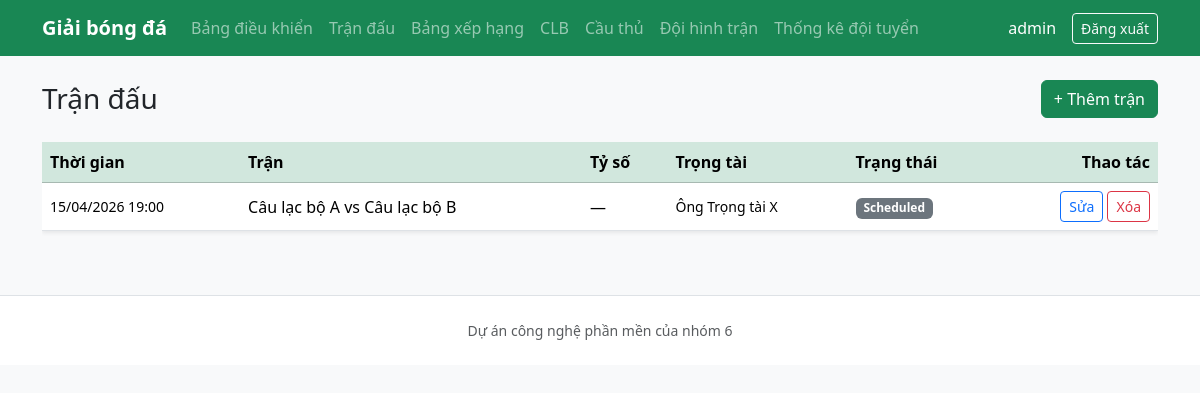
/admin/matches.php (signed in), run on the app's committed database.
### tables this page shows
CREATE TABLE `Match` (
    MatchId       INT AUTO_INCREMENT PRIMARY KEY,
    HomeClubId    INT NOT NULL,
    AwayClubId    INT NOT NULL,
    MatchDateTime DATETIME(3) NOT NULL,
    RefereeName   VARCHAR(128) NULL,
    Venue         VARCHAR(256) NULL,
    HomeScore     TINYINT UNSIGNED NULL,
    AwayScore     TINYINT UNSIGNED NULL,
    Status        VARCHAR(32) NOT NULL DEFAULT 'Scheduled',
    CONSTRAINT fk_match_home FOREIGN KEY (HomeClubId) REFERENCES Club(ClubId),
    CONSTRAINT fk_match_away FOREIGN KEY (AwayClubId) REFERENCES Club(ClubId),
    CONSTRAINT CK_Match_DifferentClubs CHECK (HomeClubId <> AwayClubId)
);

CREATE TABLE Club (
    ClubId        INT AUTO_INCREMENT PRIMARY KEY,
    Name          VARCHAR(128) NOT NULL,
    ShortName     VARCHAR(16) NULL,
    Stadium       VARCHAR(256) NULL,
    FoundedYear   SMALLINT NULL,
    LogoUrl       VARCHAR(512) NULL
);

### admin/matches.php (the view, shortened to what this page needs)
<?php
$pdo = getPdo();
$sql = <<<SQL
SELECT m.MatchId, m.MatchDateTime, m.RefereeName, m.Venue, m.HomeScore, m.AwayScore, m.Status,
       hc.Name AS HomeName, ac.Name AS AwayName
FROM `Match` m
JOIN `Club` hc ON m.HomeClubId = hc.ClubId
JOIN `Club` ac ON m.AwayClubId = ac.ClubId
ORDER BY m.MatchDateTime DESC
SQL;
$matches = $pdo->query($sql)->fetchAll();
require_once dirname(__DIR__) . '/includes/header.php';
?>
<div class="d-flex justify-content-between align-items-center mb-4">
    <h1 class="h3 mb-0">Trận đấu</h1>
    <a href="match_form.php" class="btn btn-success">+ Thêm trận</a>
</div>
<div class="table-responsive">
    <table class="table table-hover align-middle bg-white shadow-sm">
        <thead class="table-success">
            <tr>
                <th>Thời gian</th>
                <th>Trận</th>
                <th>Tỷ số</th>
                <th>Trọng tài</th>
                <th>Trạng thái</th>
                <th class="text-end">Thao tác</th>
            </tr>
        </thead>
        <tbody>
            <?php foreach ($matches as $row): ?>
                <tr>
                    <td class="text-nowrap small"><?= htmlspecialchars(date('d/m/Y H:i', strtotime((string) $row['MatchDateTime'])), ENT_QUOTES, 'UTF-8') ?></td>
                    <td><?= htmlspecialchars((string) $row['HomeName'], ENT_QUOTES, 'UTF-8') ?> vs <?= htmlspecialchars((string) $row['AwayName'], ENT_QUOTES, 'UTF-8') ?></td>
                    <td>
                        <?php if ($row['HomeScore'] !== null && $row['AwayScore'] !== null): ?>
                            <?= (int) $row['HomeScore'] ?> - <?= (int) $row['AwayScore'] ?>
                        <?php else: ?>
                            —
                        <?php endif; ?>
                    </td>
                    <td class="small"><?= htmlspecialchars((string) ($row['RefereeName'] ?? ''), ENT_QUOTES, 'UTF-8') ?></td>
                    <td><span class="badge bg-secondary"><?= htmlspecialchars((string) $row['Status'], ENT_QUOTES, 'UTF-8') ?></span></td>
                    <td class="text-end text-nowrap">
                        <a class="btn btn-sm btn-outline-primary" href="match_form.php?id=<?= (int) $row['MatchId'] ?>">Sửa</a>
                        <form class="d-inline" method="post" action="match_delete.php" onsubmit="return confirm('Xóa trận này?');">
                            <button type="submit" class="btn btn-sm btn-outline-danger">Xóa</button>
                        </form>
                    </td>
                </tr>
            <?php endforeach; ?>
        </tbody>
    </table>
</div>
<?php require_once dirname(__DIR__) . '/includes/footer.php'; ?>

### data on the page
match: MatchDateTime "15/04/2026 19:00", HomeClubId.Name "Câu lạc bộ A", AwayClubId.Name "Câu lạc bộ B", RefereeName "Ông Trọng tài X", Status "Scheduled"

### other printed values
$_SESSION['admin_username'] "admin"
